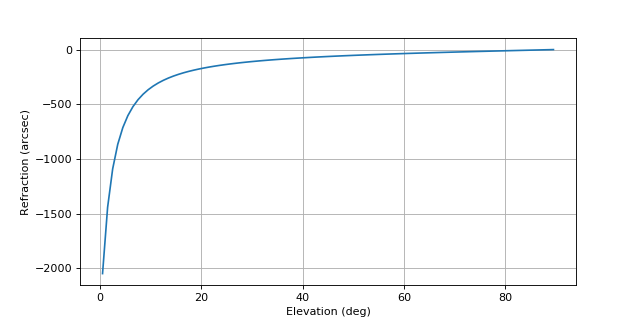

Write Python code to recreate this figure.
elevations = np.arange(0.5, 90, 1)
obs_alt = 100 * u.m
refractions = np.array([
    atm.path_endpoint(
        elev * u.deg, obs_alt, atm_layers_cache,
        ).refraction.to(u.arcsec).value
    for elev in elevations
    ])
# ...
plt.close()  # doctest: +SKIP
fig = plt.figure(figsize=(8, 4))  # doctest: +SKIP
plt.plot(elevations, refractions, '-')  # doctest: +SKIP
plt.xlabel('Elevation (deg)')  # doctest: +SKIP
plt.ylabel('Refraction (arcsec)')  # doctest: +SKIP
plt.grid()  # doctest: +SKIP
plt.show()  # doctest: +SKIP
